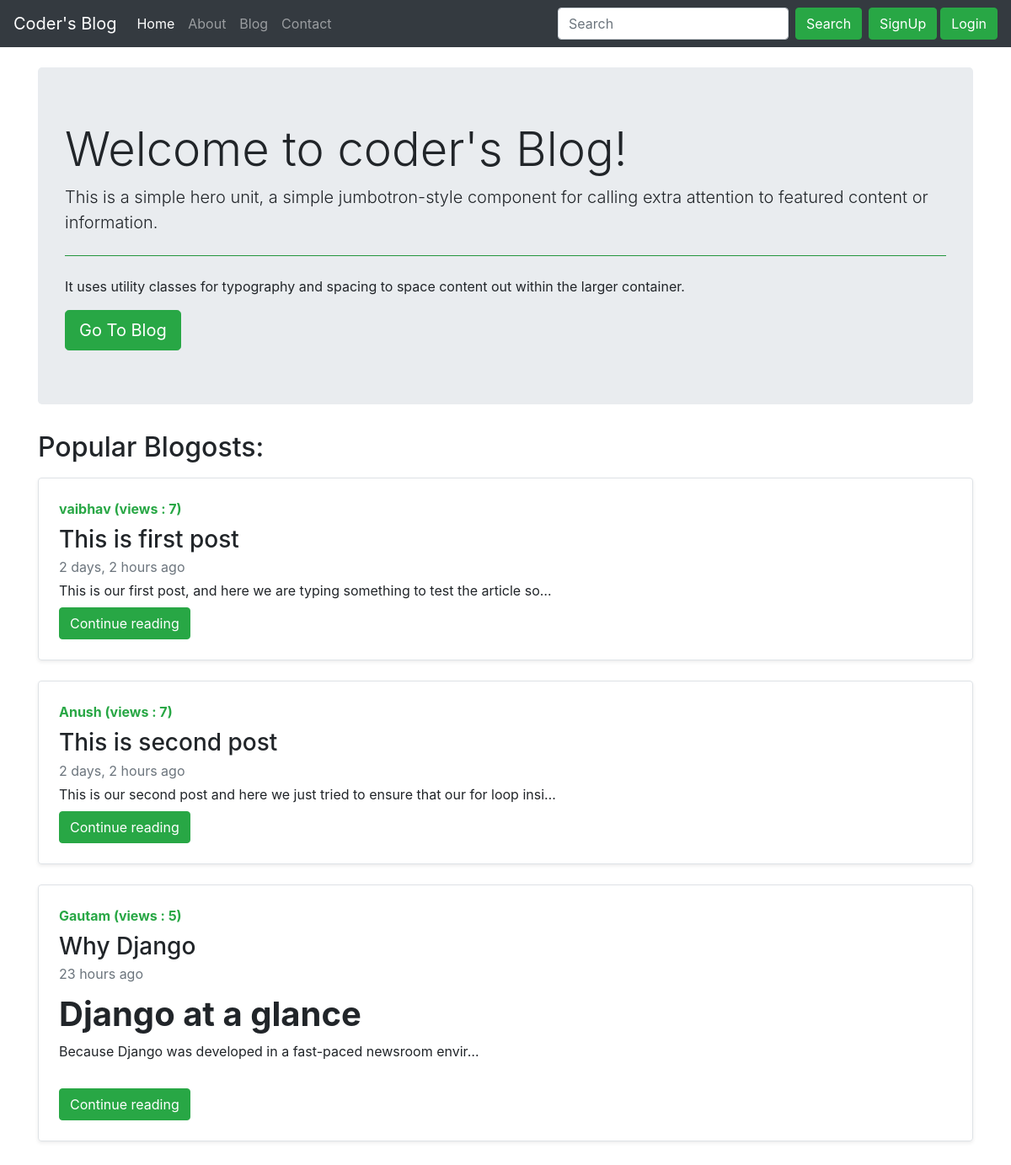
The page / on the database its author committed.
### blog/models.py (models this page shows, shortened)
class Post(models.Model):
    sno = models.AutoField(primary_key=True)
    title = models.CharField(max_length=255)
    content = models.TextField()
    author = models.CharField(max_length=50)
    slug = models.CharField(max_length=50)
    views = models.IntegerField(default=0)
    timeStamp = models.DateTimeField(blank=True)

### home/views.py (the view)
# urls.py: 2. Add a URL to urlpatterns:  path('', views.home, name='home')
def home(request):
    post = Post.objects.filter(views__gte = 5)
    return render(request, 'home/home.html', {'posts': post})

### templates/home/home.html (shortened to what this page needs)
{% extends 'base.html' %}
{% block homeactive %} active {% endblock homeactive %}
{% load humanize %}
{% block body %}
    <section class="pt-4 pb-4">
        <div class="container">
            <div class="row">
                <div class="col">
                    <div class="jumbotron">
                        <h1 class="display-4">Welcome to coder's Blog!</h1>
                        <p class="lead">This is a simple hero unit, a simple jumbotron-style component for calling extra attention to featured content or information.</p>
                        <hr class="my-4 bg-success">
                        <p>It uses utility classes for typography and spacing to space content out within the larger container.</p>
                        <a class="btn btn-success btn-lg" href="/blog" role="button">Go To Blog</a>
                    </div>
                </div>
            </div>
            <h2 class="mb-3">Popular Blogosts: </h2>
            {% for post in posts %}
            <div class="row no-gutters border rounded overflow-hidden flex-md-row mb-4 shadow-sm h-md-250 position-relative">
                <div class="col p-4 d-flex flex-column position-static">
                    <strong class="d-inline-block mb-2 text-success">{{post.author}} (views : {{post.views}})</strong>
                    <h3 class="mb-1">{{post.title}}</h3>
                    <div class="mb-1 text-muted">{{post.timeStamp | naturaltime}}</div>
                    <p class="card-text mb-2">{{post.content|safe|truncatechars_html:80}}</p>
                    <div>
                        <a href="/blog/{{post.slug}}" role="button" class="btn btn-success">Continue reading</a>
                    </div>
                </div>
            </div>
            {% endfor %}
        </div>
    </section>
{% endblock body %}

### rows shown on the page
Post: author "vaibhav", views "7", title "This is first post", timeStamp "2 days, 2 hours ago", content "This is our first post, and here we are typing something to test the article so…"
Post: author "Anush", views "7", title "This is second post", timeStamp "2 days, 2 hours ago", content "This is our second post and here we just tried to ensure that our for loop insi…"
Post: author "Gautam", views "5", title "Why Django", timeStamp "23 hours ago", content "Django at a glance Because Django was developed in a fast-paced newsroom envir…"
